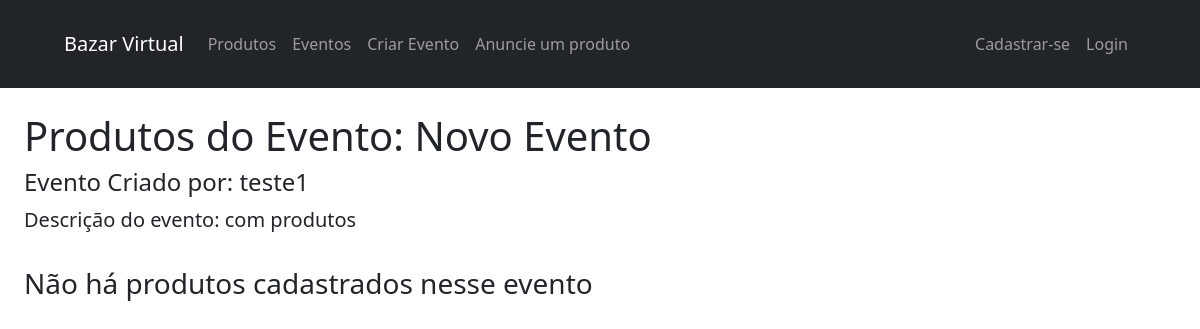
/eventos/1/, run on the app's committed database.
### plataform/models.py (models this page shows, shortened)
class Evento(models.Model):
    usuario = models.ForeignKey(Usuario, on_delete=models.CASCADE)
    nome = models.CharField(max_length=100)
    descricao = models.CharField(max_length=200)

class Usuario(models.Model):
    user = models.OneToOneField(User, on_delete=models.CASCADE)
    def __str__(self):
        return f"{self.user.username}"

### plataform/views.py (the view)
# urls.py: path('eventos/<int:evento_id>/', views.EventoProdutos, name='eventoProdutos'),
def EventoProdutos(request, evento_id):
    evento = Evento.objects.get(id = evento_id)
    produtos = Produto.objects.filter(evento_id = evento_id).exclude(ehReservado = True)
    return render(request, 'eventos/show.html', {'evento': evento ,'produtos': produtos})

### plataform/templates/eventos/show.html (shortened to what this page needs)
{% extends 'layouts/index.html' %}
{% load static %}
{% block content %}
    <main class="container-fluid px-4 mb-5">
        <div class="d-flex flex-row justify-content-between align-items-center mb-2 flex-wrap">
            <div>
                <h2 class="fs-1">Produtos do Evento: {{evento.nome | title}}</h2>
                <h3 class="fs-4">Evento Criado por: {{evento.usuario}}</h3>
                <p class="mb-4 fs-5">Descrição do evento: {{evento.descricao}}</p>
            </div>
        </div>
        <section class="d-flex flex-row flex-wrap align-items-start gap-2">
        {% if produtos %}
            {% for produto in produtos %}
                    <div class="card" style="width: 18rem;">
                        <div class="card-body">
                        <h5 class="card-title">{{produto.nome | title}}</h5>
                        <p class="card-text">Publicador: {{produto.usuario | title}}</p>
                        <p class="card-text">Descrição: {{produto.descricao}}</p>
                        <p class="card-text">R$ {{produto.preco}}</p>
                        {% if request.user.usuario %}
                            <a href="{% url 'plataform:reservar' produto.id %}" class="btn btn-primary">Reservar</a>
                        {% else %}
                            <a href="{% url 'plataform:login' %}" class="btn btn-primary">Reservar</a>
                        {% endif %}
                        </div>
                    </div>
            {% endfor %}
        {% else %}
                <h3>Não há produtos cadastrados nesse evento</h3>
        {% endif %}
        </section>
{% endblock %}}

### data on the page
Evento: nome "Novo Evento", usuario "teste1", descricao "com produtos"
